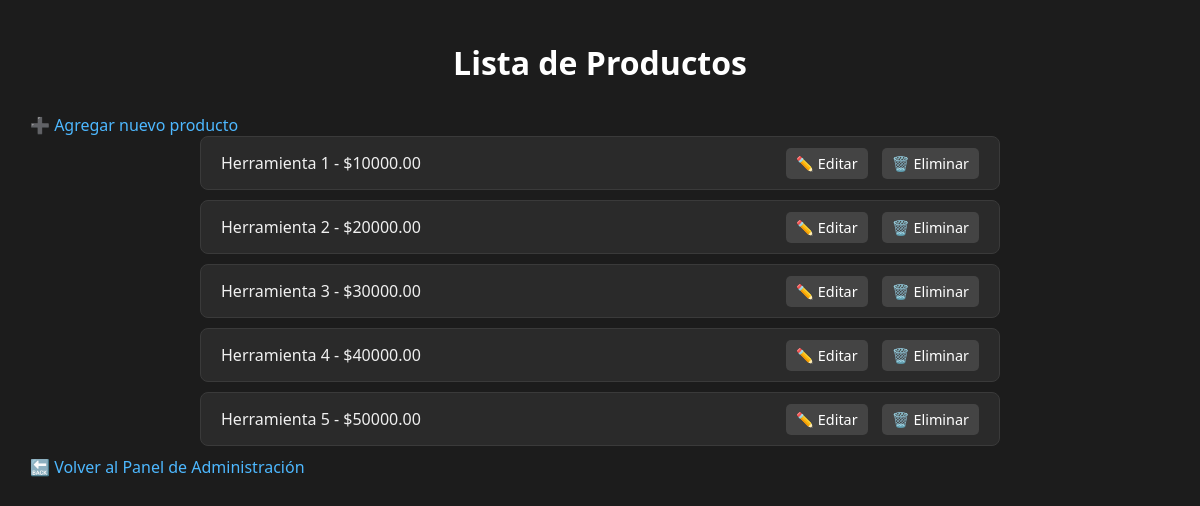
The app's page /api/catalogo/lista_productos with its own data.
### api_catalogo/models.py (models this page shows, shortened)
class Producto(models.Model):
    nombre = models.CharField(max_length=100)
    descripcion = models.TextField()
    precio = models.DecimalField(max_digits=10, decimal_places=2)
    stock = models.PositiveIntegerField()
    imagen = models.ImageField(upload_to='productos/', null=True, blank=True)

### api_catalogo/views.py (the view)
# urls.py: path('lista_productos', views.lista_productos, name='lista_productos'),
def lista_productos(request):
    productos = Producto.objects.all()
    return render(request, 'api_catalogo/lista.html', {'productos': productos})

### api_catalogo/templates/api_catalogo/lista.html (shortened to what this page needs)
{% load static %}
<!DOCTYPE html>
<html lang="es">
<head>
    <link rel="stylesheet" href="{% static 'api_catalogo/css/lista.css' %}">
</head>
<body>
    <h1>Lista de Productos</h1>
    <a href="{% url 'crear_producto' %}">➕ Agregar nuevo producto</a>
    <ul>
      {% for producto in productos %}
        <li>
          <span>{{ producto.nombre }} - ${{ producto.precio }}</span>
          <div>
            <a href="{% url 'editar_producto' producto.id %}">✏️ Editar</a>
            <a href="{% url 'eliminar_producto' producto.id %}">🗑️ Eliminar</a>
          </div>
        </li>
      {% empty %}
        <li><span>No hay productos disponibles.</span></li>
      {% endfor %}
    </ul>
    <a href="{% url 'admin_site' %}" class="back-button">🔙 Volver al Panel de Administración</a>
</body>
</html>

### api_catalogo/static/api_catalogo/css/lista.css (style rules this page uses)
body { margin: 0; padding: 20px; font-family: 'Segoe UI', Tahoma, Geneva, Verdana, sans-serif; background-color: #1c1c1c; color: #f0f0f0; }
h1 { text-align: center; color: #ffffff; margin-bottom: 30px; }
a { text-decoration: none; color: #4db8ff; margin-left: 10px; }
ul { list-style: none; padding: 0; max-width: 800px; margin: 0 auto; }
li { background-color: #2a2a2a; border: 1px solid #3a3a3a; margin-bottom: 10px; padding: 15px 20px; border-radius: 8px; display: flex; justify-content: space-between; align-items: center; }
li span { flex: 1; }
li a { font-size: 0.9rem; padding: 6px 10px; background-color: #444; border-radius: 5px; color: #fff; }

### records on screen
Producto: nombre "Herramienta 1", precio "10000.00"
Producto: nombre "Herramienta 2", precio "20000.00"
Producto: nombre "Herramienta 3", precio "30000.00"
Producto: nombre "Herramienta 4", precio "40000.00"
Producto: nombre "Herramienta 5", precio "50000.00"
